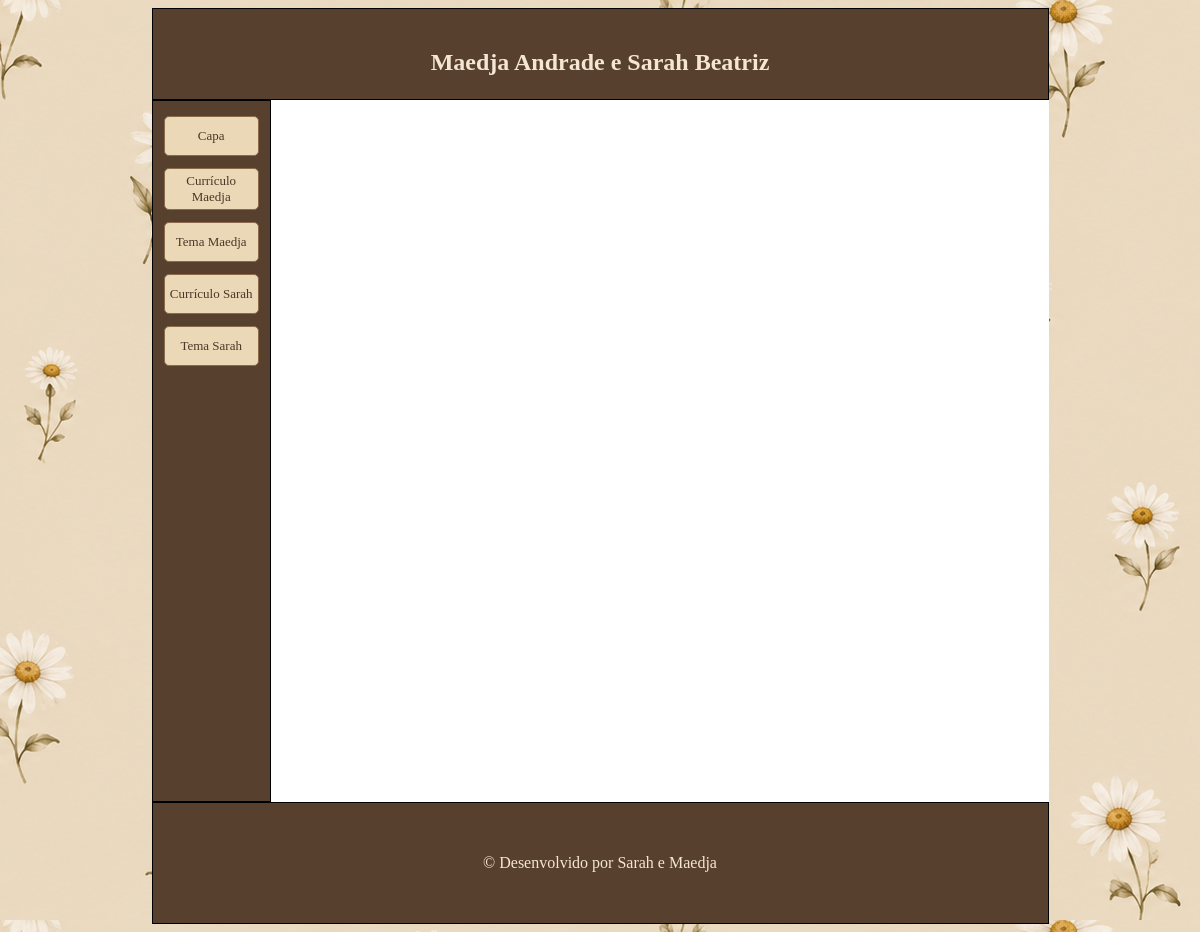
Before: / with the older database file.
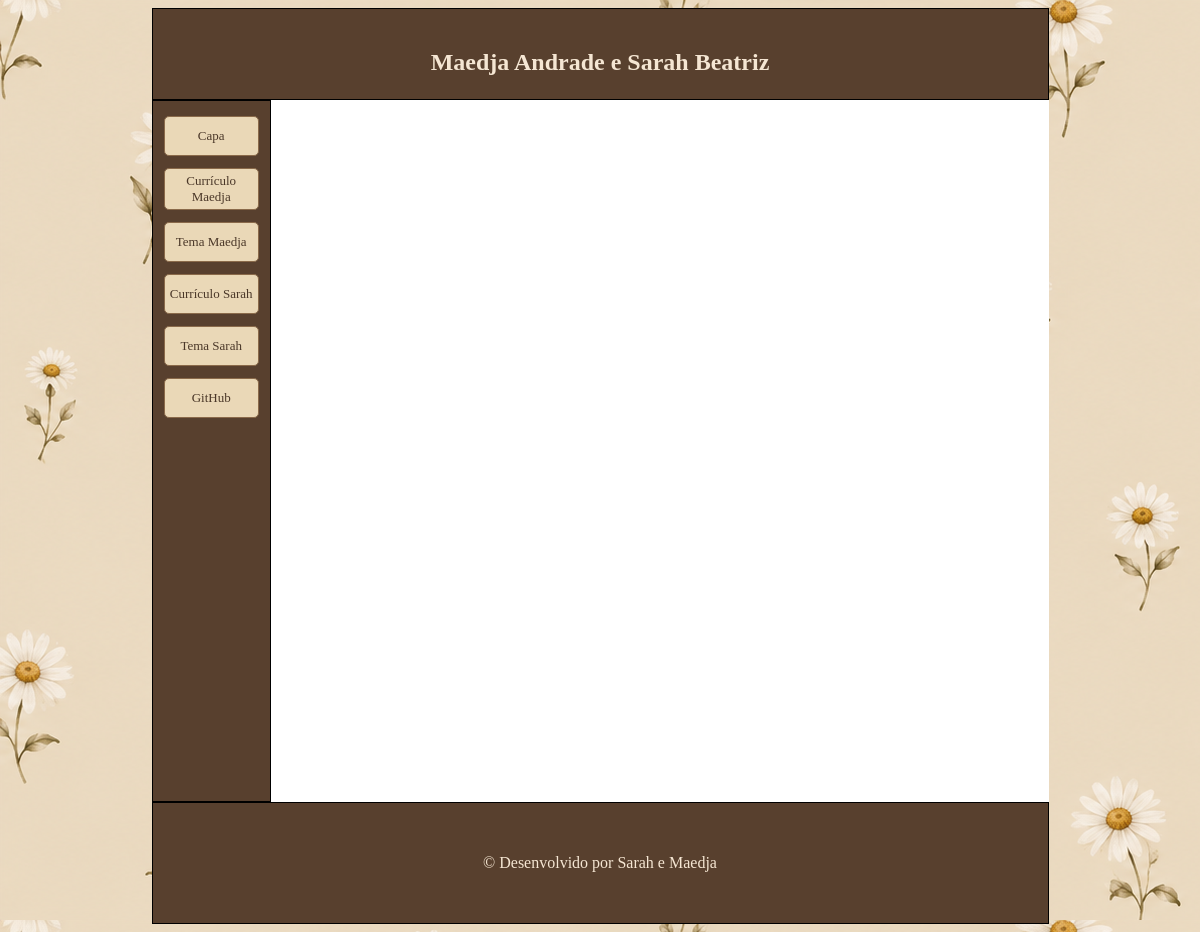
After: the same page with the newer database file.
### meu_site/models.py (models this page shows, shortened)
class Menu(models.Model):
    TIPO_CHOICES = (
        ('interno', 'Interno'),
        ('externo', 'Externo'),
    )
    titulo = models.CharField(max_length=100)
    tipo = models.CharField(max_length=10, choices=TIPO_CHOICES)
    ordem = models.IntegerField(default=0)
    ativo = models.BooleanField(default=True)
    conteudo = models.ForeignKey(
        Conteudo,
        on_delete=models.CASCADE,
        null=True,
        blank=True
    )
    url_externa = models.URLField(max_length=200, null=True, blank=True)
    class Meta:
        ordering = ['ordem']

### meu_site/views.py (the view)
# urls.py: path('', views.home, name='home'),
def home(request):
    menu_itens = Menu.objects.filter(ativo=True)
    conteudo_principal = Conteudo.objects.filter(ativo=True).first()
    context = {
        'menu_itens': menu_itens,
        'conteudo': conteudo_principal
    }
    return render(request, 'base.html', context)

### meu_site/templates/base.html (shortened to what this page needs)
{% load static %}
<!DOCTYPE html>
<html lang="pt-br">
<head>
    <link rel="stylesheet" href="{% static 'css/style.css' %}">
</head>
<body>
    <header class="cabecalho" id="cabecalho">
        <h1>Maedja Andrade e Sarah Beatriz</h1>
    </header>
    <div class="container">
        <nav class="menulateral" id="menulateral">
            <ul class="lista-menu">
                {% for item in menu_itens %}
                    {% if item.tipo == 'interno' and item.conteudo %}
                        <li><a class="botao-menu" href="{% url 'detalhe_conteudo' item.conteudo.slug %}">{{ item.titulo }}</a></li>
                    {% elif item.tipo == 'externo' %}
                        <li><a class="botao-menu" href="{{ item.url_externa }}" target="_blank">{{ item.titulo }}</a></li>
                    {% endif %}
                {% empty %}
                    <li><a class="botao-menu" href="/">Início</a></li>
                {% endfor %}
            </ul>
        </nav>
        <main class="conteudo" id="conteudo">
        </main>
    </div>
    <footer class="rodape" id="rodape">
        <p>&copy; Desenvolvido por Sarah e Maedja</p>
    </footer>
</body>
</html>

Changed rows visible on the page:
added Menu: titulo "GitHub"
